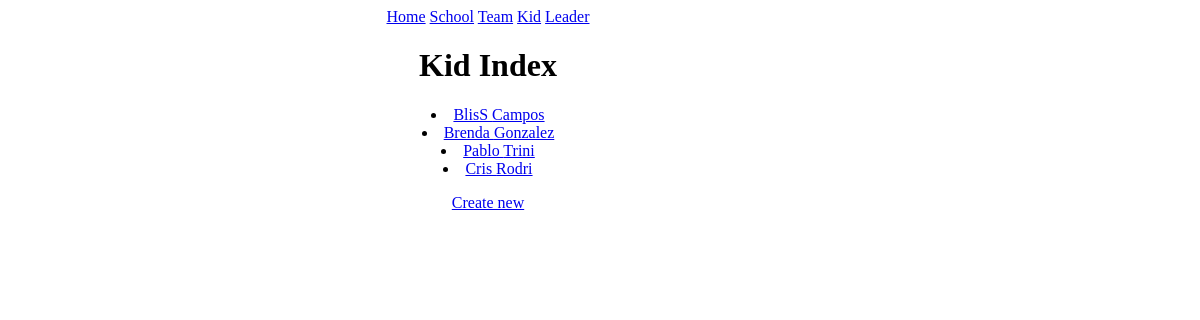
/kid/, run on an earlier commit of the app's database.
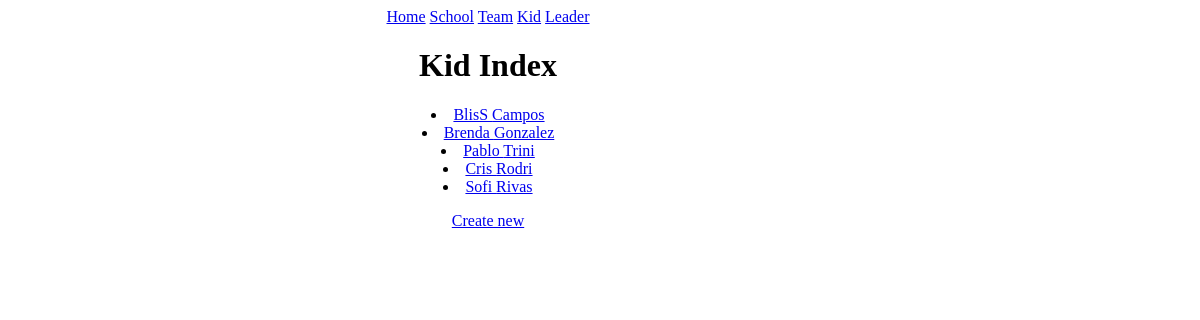
And on a later commit of the database.
### team/models.py (models this page shows, shortened)
class Kid(models.Model):
	class Meta:
		verbose_name = "Kid"
		verbose_name_plural = "Kids"
	team = models.ForeignKey(Team, related_name='kids', null=True, blank=True)
	name = models.CharField(max_length = 50, blank = False)
	last_name = models.CharField(max_length = 100, blank = False)
	slug = models.SlugField(max_length=152, blank=True, unique=True)

### team/views.py (the view)
# urls.py: url(r'^kid/$', KidListView.as_view(), name = 'kid_index'),
class KidListView(ListView):
    model = Kid
    template_name = "kid/kid_index.html"

### templates/kid/kid_index.html (shortened to what this page needs)
{% extends "header.html" %}
{% block h1 %}Kid Index{% endblock h1 %}
{% block content %}
	{% for kid in object_list %}
		<li><a href="{% url 'kid_detail' kid.slug %}">{{kid.name}} {{kid.last_name}}</a></li>
	{% endfor %}
	<a href="{% url 'kid_create' %}">Create new</a>
{% endblock content %}

### templates/header.html (shortened to what this page needs)
<!DOCTYPE html>
<html lang="en">
<head>
</head>
<body style="width:80%; text-align:center;">
	<a href="{% url 'home' %}">Home</a>
	<a href="{% url 'school_index' %}">School</a>
	<a href="{% url 'team_index' %}">Team</a>
	<a href="{% url 'kid_index' %}">Kid</a>
	<a href="{% url 'leader_index' %}">Leader</a>
	<h1>{% block h1 %}Fixter{% endblock %}</h1>
	{% block content %}
	{% endblock %}

What changed in the data, as far as the page shows it:
added Kid: name "Sofi", last_name "Rivas"
